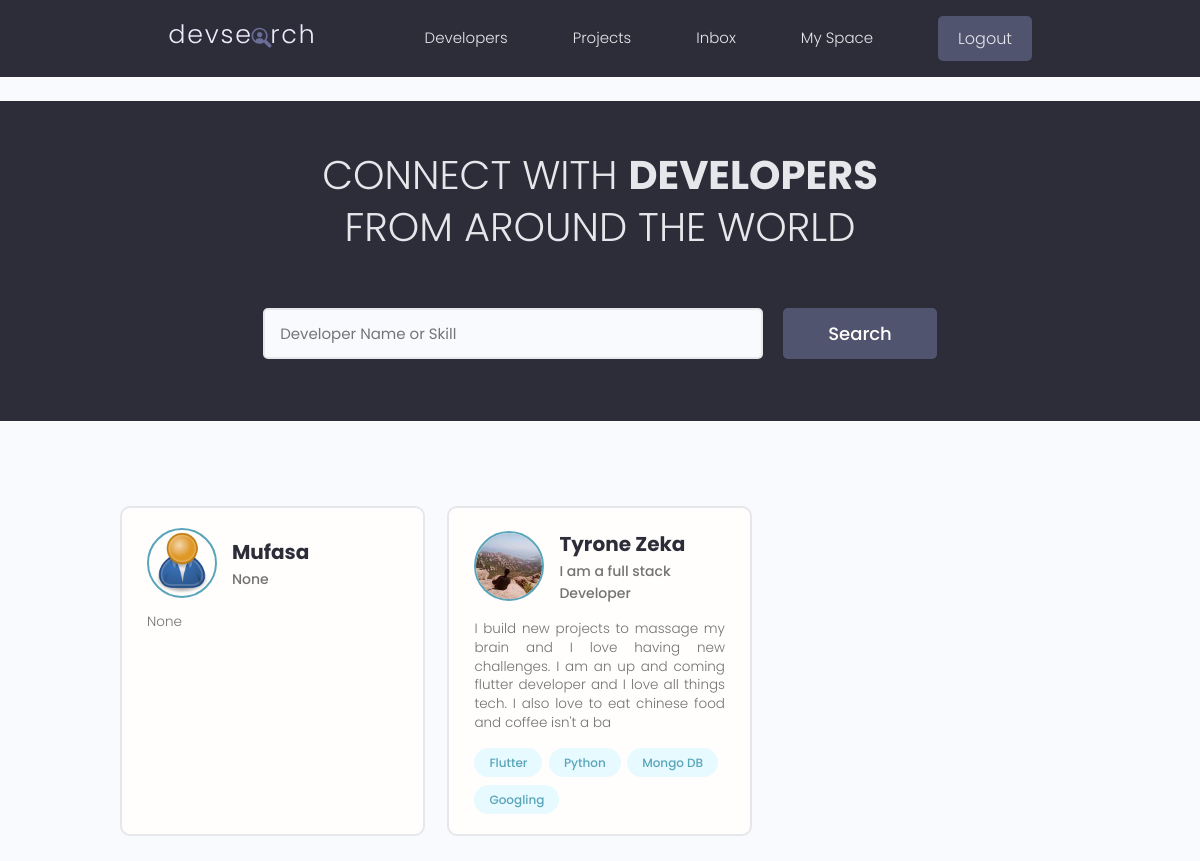
The app's page / (signed in) with its own data.
### users/models.py (models this page shows, shortened)
class Profile(models.Model):
    user = models.OneToOneField(User, on_delete = models.CASCADE, null = True, blank = True)
    name = models.CharField(max_length=200,blank=True,null=True)
    email = models.EmailField(max_length = 500, blank =True, null = True)
    username = models.CharField(max_length=200,null=True,blank=True)
    location = models.CharField(max_length=200,null=True,blank=True)
    short_intro = models.CharField(max_length=200,null=True,blank=True)
    bio = models.TextField(blank=True,null=True)
    profile_picture = models.ImageField(null = True,blank = True, upload_to = 'profiles/', default = 'profiles/user-default.png')
    social_github = models.CharField(max_length=200,blank=True,null=True)
    social_twitter = models.CharField(max_length=200,blank=True,null=True)
    social_linkedin = models.CharField(max_length=200,blank=True,null=True)
    social_website = models.CharField(max_length=200,blank=True,null=True)
    created = models.DateTimeField(auto_now_add = True )
    id = models.UUIDField(default=uuid.uuid4,unique=True, primary_key=True, editable=False)

class Skill(models.Model):
    owner = models.ForeignKey(Profile,on_delete=models.CASCADE,null = True,blank=True)
    name = models.CharField(max_length=200,blank=True,null=True)
    description = models.TextField(null=True,blank=True)
    created = models.DateTimeField(auto_now_add = True )
    id = models.UUIDField(default=uuid.uuid4,unique=True, primary_key=True, editable=False)
    def __str__(self):
        return str(self.name)

### users/views.py (the view)
# urls.py: path('',views.profiles,name="profiles"),
def profiles(request):
    profiles,search_query = searchProfiles(request)
    custom_range,profiles = paginateProfiles(request,profiles,5)
    context = {'profiles':profiles,'search_query':search_query,'custom_range':custom_range}
    return render(request,'users/profiles.html',context)

### users/utils.py (called while the page is built)
def searchProfiles(request):
    search_query = ''
    if request.GET.get('search'):
        search_query = request.GET.get('search')
    skills = Skill.objects.filter(name__icontains = search_query)
    profiles = Profile.objects.distinct().filter(
        Q(name__icontains=search_query) |
        Q(skill__in = skills)
    )
    return profiles, search_query

def paginateProfiles(request,profiles,results):
    page = request.GET.get('page')
    paginator = Paginator(profiles,results)
    try:
        profiles = paginator.page(page)
    except PageNotAnInteger:
        page = 1
        profiles = paginator.page(page)
    except EmptyPage:
        page = paginator.num_pages
        profiles = paginator.page(page)
    leftIndex = (int(page) - 4)
    if leftIndex < 1:
        leftIndex = 1
    rightIndex = (int(page)+5)
    if rightIndex > paginator.num_pages:
        rightIndex = paginator.num_pages + 1
    custom_range = range(leftIndex,rightIndex)
    return custom_range,profiles

### users/templates/users/profiles.html (shortened to what this page needs)
{% extends 'main.html' %}
{% block content %}
  <main class="home">
    <section class="hero-section text-center">
      <div class="container container--narrow">
        <div class="hero-section__box">
          <h2>CONNECT WITH <span>DEVELOPERS</span></h2>
          <h2>FROM AROUND THE WORLD</h2>
        </div>
        <div class="hero-section__search">
          <form class="form" action="{% url 'profiles' %}" method="get">
            <div class="form__field">
              <input class="input input--text" id="formInput#search" type="text" name="search" value="{{search_query}}"
                placeholder="Developer Name or Skill" />
            </div>
            <input class="btn btn--sub btn--lg" type="submit" value="Search" />
          </form>
        </div>
      </div>
    </section>
    <section class="devlist">
      <div class="container">
        <div class="grid grid--three">
            {% for profile in profiles %}
          <div class="column card">
            <div class="dev">
              <a href="{% url 'user-profile' profile.id %}" class="card__body">
                <div class="dev__profile">
                  <img class="avatar avatar--md" src="{{ profile.profile_picture.url }}" alt="image" />
                  <div class="dev__meta">
                    <h3>{{profile.name}}</h3>
                    <h5>{{profile.short_intro| slice:"100"}}</h5>
                  </div>
                </div>
                <p class="dev__info">
                  {{profile.bio| slice:"200"}}
                </p>
                <div class="dev__skills">
                  {% for skill in profile.skill_set.all|slice:"6" %}
                  <span class="tag tag--pill tag--main">
                    <small>{{skill}}</small>
                  </span>
                  {% endfor %}
                </div>
              </a>
            </div>
          </div>
          {% endfor %}
        </div>
      </div>
    </section>
  </main>
{% endblock content %}

### static/styles/app.css (style rules this page uses)
:root { --color-sub: #2d2d39; }
.btn--sub { background-color: var(--color-sub-light); }
.card { border: 2px solid var(--color-light); }
img { width: 100%; }
.hero-section { height: 40vh; display: flex; align-items: center; background-color: var(--color-sub); }
.hero-section__box { margin-bottom: 4rem; }
.hero-section__box > h2, .hero-section__box > h2 > span { font-size: 4rem; color: var(--color-light); line-height: 1.3; text-transform: uppercase; }
.hero-section__box > h2 { font-weight: 300; }
.hero-section__box > h2 > span { font-weight: 700; }
.hero-section__search > .form { display: flex; align-items: center; justify-content: center; gap: 2rem; }
.hero-section__search > .form input.input--text { width: 50rem; }
.devlist { margin-top: 8rem; }
.devlist .grid { align-items: stretch; }
.devlist .dev .dev__profile { display: flex; align-items: center; gap: 1.5rem; }
.devlist .dev .dev__meta h3 { color: var(--color-sub); font-size: 2rem; font-weight: 700; }
.devlist .dev .dev__meta h5 { color: var(--color-text); font-size: 1.4rem; font-weight: 500; }
.devlist .dev .dev__info { margin: 1.5rem 0; font-size: 1.35rem; line-height: 1.4; text-align: justify; }

### static/uikit/styles/modules/_variables.css (style rules this page uses)
:root { --color-main: #5aa5b9; --color-main-light: #e6faff; --color-sub: #3f4156; --color-sub-light: #51546e; --color-sub-lighter: #ededfd; --color-text: #737373; --color-gray: #8b8b8b; --color-light: #e5e7eb; --color-light-gray: #767676; --color-bg: #f8fafd; --color-white: #fffefd; --color-white-light: #f3f3f3; --color-success: #359e64; --color-success-bg: #def8e8; --color-error: #fc4b0b; --color-error-bg: #fff2ee; --font-base: 'Poppins', arial, helvetica, 'Segoe UI', roboto, ubuntu, sans-serif; --font-monospace: 'Fira Code', 'Courier New', courier, monospace; --font-regular: 300; --font-medium: 500; --font-bold: 700; --generic-shadow: 1px 1px 5px #00000010; --generic-transition: all 0.3s ease-in-out; }

### static/uikit/styles/modules/_base.css (style rules this page uses)
* { margin: 0; padding: 0; box-sizing: border-box; text-rendering: optimizeLegibility; color: inherit; font-size: inherit; }
html { font-size: 50%; }
@media only screen and (min-width: 480px) { html { font-size: 56.25%; } }
@media only screen and (min-width: 1200px) { html { font-size: 62.5%; } }
body { line-height: 1.6; font-weight: 400; font-size: 1.5rem; color: var(--color-text); background-color: var(--color-bg); min-height: 100vh; }

### static/uikit/styles/modules/_typography.css (style rules this page uses)
* { font-family: var(--font-base); }
h2 { font-size: 3.6rem; font-weight: var(--font-bold); }
h3 { font-size: 3.2rem; font-weight: var(--font-medium); }
h5 { font-size: 2.4rem; font-weight: var(--font-medium); }
h5, h6 { font-weight: var(--font-regular); }
p, span, strong { font-size: 1.6rem; color: var(--color-text); font-weight: var(--font-regular); }
a { padding-bottom: 2px; text-decoration: none; display: inline-block; color: var(--color-main); font-weight: var(--font-medium); }

### static/uikit/styles/modules/_utilities.css (style rules this page uses)
.container { width: 92%; max-width: 165rem; margin: 0 auto; box-sizing: border-box; }
.container--narrow { width: 92%; max-width: 120rem; }
@media screen and (min-width: 1000px) { .container { width: 90%; } }
@media screen and (min-width: 1000px) { .container--narrow { width: 85%; } }
@media screen and (min-width: 1200px) { .container { width: 80%; } }
@media screen and (min-width: 1200px) { .container--narrow { width: 72%; } }
.text-center { text-align: center; }

### static/uikit/styles/modules/_avatar.css (style rules this page uses)
.avatar { border-radius: 50%; border: 2px solid var(--color-main); object-fit: cover; }
.avatar--md { height: 7rem; width: 7rem; }

### static/uikit/styles/modules/_button.css (style rules this page uses)
.btn { display: inline-block; position: relative; cursor: pointer; background-color: var(--color-light); font-weight: var(--font-medium); color: var(--color-sub); text-decoration: none; padding: 1rem 2rem; border-radius: 0.5rem; border: none; width: -webkit-fit-content; width: -moz-fit-content; width: fit-content; height: -webkit-fit-content; height: -moz-fit-content; height: fit-content; font-size: 1.6rem; outline-width: 0; outline-color: transparent; -webkit-backface-visibility: hidden; backface-visibility: hidden; transition: all 0.3s ease-in-out; }
.btn--sub { background-color: var(--color-sub); color: var(--color-white); }
.btn--lg { font-size: 1.8rem; padding: 1.2rem 4.5rem; }

### static/uikit/styles/modules/_card.css (style rules this page uses)
.card { border-radius: 1rem; background-color: var(--color-white); border: 1.5px solid var(--color-light); width: auto; height: auto; margin-top: 0.5rem; margin-bottom: 0.5rem; overflow: hidden; }
.card__body, .card__header { padding: 2rem 2.5rem; }

### records on screen
Profile: profile_picture (placeholder picture), name "Mufasa", short_intro "None", bio "None"
Profile: profile_picture (picture), name "Tyrone Zeka", short_intro "I am a full stack Developer", bio "I build new projects to massage my brain and I love having new challenges. I am an up and coming flutter developer and I love all things tech. I also love to eat chinese food and coffee isn't a ba"
Skill: name "Flutter"
Skill: name "Python"
Skill: name "Mongo DB"
Skill: name "Googling"
